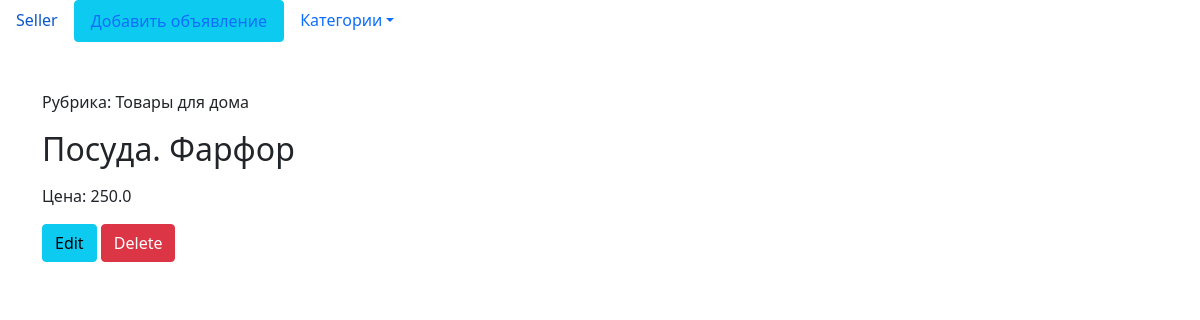
Screenshot of /detail/7/ with the database file from the repository.
### bboard/models.py (models this page shows)
class Bb(models.Model):
    title = models.CharField(max_length=50, verbose_name='Заголовок')
    rubric = models.ForeignKey('Rubric', null=True, on_delete=models.PROTECT, verbose_name='Рубрика')
    description = models.TextField(null=True, blank=True, verbose_name='Описание')
    price = models.FloatField(null=True, blank=True, verbose_name='Цена')
    date = models.DateTimeField(auto_now_add=True, db_index=True, verbose_name='Дата публикации')
    class CITIES(models.TextChoices):
        KYIV = 'kyi', 'Киев'
        ODESSA = 'ode', 'Одесса'
        DNIPRO = 'dni', 'Днепр'
        __empty__ = '---------'
    city = models.CharField(max_length=3, choices=CITIES.choices)
    class Meta:
        verbose_name = 'Объявление'
        verbose_name_plural = 'Объявления'
        ordering = ['-date']
        unique_together = (('title', 'date'),
                           ('title', 'rubric', 'date'))

class Rubric(models.Model):
    name = models.CharField(max_length=40, db_index=True, verbose_name='Название')
    def __str__(self):
        return self.name
    class Meta:
        verbose_name = 'Рубрика'
        verbose_name_plural = 'Рубрики'
        ordering = ['name']

### bboard/views.py (the view)
# urls.py: path('detail/<int:pk>/', views.PostView.as_view(), name='detail'),
class PostView(DetailView):
    model = Bb
    def get_context_data(self, **kwargs):
        context = super().get_context_data(**kwargs)
        context['rubrics'] = Rubric.objects.all()
        return context

### bboard/templates/bboard/bb_detail.html (shortened to what this page needs)
{% extends 'bboard/base.html' %}
{% block content %}
    <p>Рубрика: {{ bb.rubric.name }}</p>
    <h2>{{ bb.title }}</h2>
    <p>Цена: {{ bb.price }}</p>
    <a href="{% url 'edit' pk=bb.pk %}"><button class="btn btn-info">Edit</button></a>
    <a href="{% url 'delete' pk=bb.pk %}"></a><button class="btn btn-danger">Delete</button>
{% endblock %}

### rows the page displays
Bb: rubric.name "Товары для дома", title "Посуда. Фарфор", price "250.0"
